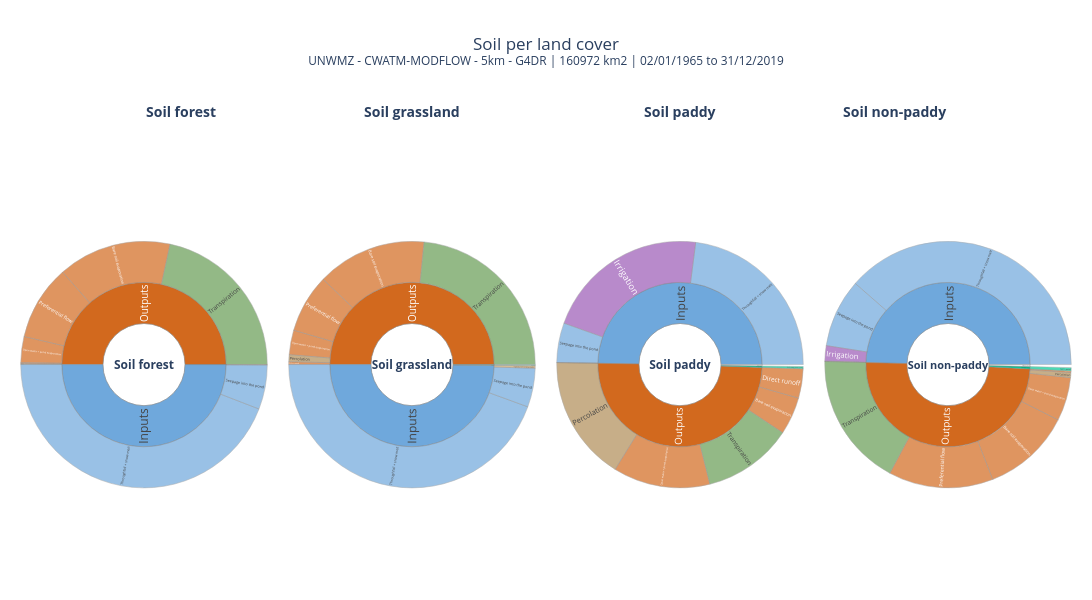

The code cell stored with this chart in its notebook:
### Code cell
# cell no 12: soil of each land cover next to each other (depths over the whole cell: weighted by the land cover fraction)
if SOILLC:
    side_by_side([sunburst(n, part_terms(parts[n]), store=False) for n in SOILLC], "Soil per land cover").show()
else:
    print("soil per land cover: not in this csv (WaterCycle csv: use WaterBalance)")

### Figure 1 — Plotly figure (JSON) as saved in the notebook; plotly's stock layout.template omitted (floating-point values rounded to 4 significant figures)
{"data": [{"branchvalues": "total", "customdata": ["inputs 41929.33 mm (762 mm/yr)<br>balance error +0.0336 mm", "41925.47 mm<br>762.3 mm/yr<br>99.99 % of inputs", "37010.282 mm<br>673.0 mm/yr<br>88.27 % of inputs", "35.358 mm<br>0.6 mm/yr<br>0.08 % of inputs", "4879.832 mm<br>88.7 mm/yr<br>11.64 % of inputs", "3.85 mm<br>0.1 mm/yr<br>0.01 % of inputs", "41929.29 mm<br>762.4 mm/yr<br>100.00 % of inputs", "18125.892 mm<br>329.6 mm/yr<br>43.23 % of inputs", "12469.951 mm<br>226.7 mm/yr<br>29.74 % of inputs", "2842.540 mm<br>51.7 mm/yr<br>6.78 % of inputs", "114.381 mm<br>2.1 mm/yr<br>0.27 % of inputs", "104.324 mm<br>1.9 mm/yr<br>0.25 % of inputs", "8272.204 mm<br>150.4 mm/yr<br>19.73 % of inputs", "+0.0336 mm (+8.0e-07 of inputs)"], "domain": {"x": [0.01, 0.24], "y": [0, 0.92]}, "hovertemplate": "<b>%{label}</b><br>%{customdata}<extra></extra>", "ids": ["<b>Soil forest</b>", "Soil forest/In", "Soil forest/In/Throughfall + snow melt", "Soil forest/In/Capillary rise from groundwater", "Soil forest/In/Seepage into the pond", "Soil forest/S-", "Soil forest/Out", "Soil forest/Out/Transpiration", "Soil forest/Out/Bare soil evaporation", "Soil forest/Out/Open water + pond evaporation", "Soil forest/Out/Direct runoff", "Soil forest/Out/Percolation", "Soil forest/Out/Preferential flow", "Soil forest/err"], "insidetextorientation": "radial", "labels": ["<b>Soil forest</b>", "Inputs", "Throughfall + snow melt", "Capillary rise from groundwater", "Seepage into the pond", "Storage (out)", "Outputs", "Transpiration", "Bare soil evaporation", "Open water + pond evaporation", "Direct runoff", "Percolation", "Preferential flow", "Balance error"], "marker": {"colors": ["#ffffff", "#6fa8dc", "#6fa8dc", "#c9a26b", "#6fa8dc", "#7fd8b5", "#d2691e", "#669C53", "#d2691e", "#d2691e", "#d2691e", "#b08d57", "#d2691e", "#ffffff"], "line": {"color": "#888", "width": 0.5}}, "parents": ["", "<b>Soil forest</b>", "Soil forest/In", "Soil forest/In", "Soil forest/In", "<b>Soil forest</b>", "<b>Soil forest</b>", "Soil forest/Out", "Soil forest/Out", "Soil forest/Out", "Soil forest/Out", "Soil forest/Out", "Soil forest/Out", "<b>Soil forest</b>"], "type": "sunburst", "values": [83860.0, 41930.0, 37010.0, 35.36, 4880.0, 3.854, 41930.0, 18130.0, 12470.0, 2843.0, 114.4, 104.3, 8272.0, 0.0336]}, {"branchvalues": "total", "customdata": ["inputs 19413.99 mm (353 mm/yr)<br>balance error +0.1396 mm", "19358.18 mm<br>352.0 mm/yr<br>99.71 % of inputs", "17252.851 mm<br>313.7 mm/yr<br>88.87 % of inputs", "128.490 mm<br>2.3 mm/yr<br>0.66 % of inputs", "1976.838 mm<br>35.9 mm/yr<br>10.18 % of inputs", "55.81 mm<br>1.0 mm/yr<br>0.29 % of inputs", "55.807 mm<br>1.0 mm/yr<br>0.29 % of inputs", "19413.85 mm<br>353.0 mm/yr<br>100.00 % of inputs", "9105.790 mm<br>165.6 mm/yr<br>46.90 % of inputs", "5582.663 mm<br>101.5 mm/yr<br>28.76 % of inputs", "1246.879 mm<br>22.7 mm/yr<br>6.42 % of inputs", "141.485 mm<br>2.6 mm/yr<br>0.73 % of inputs", "354.033 mm<br>6.4 mm/yr<br>1.82 % of inputs", "2982.998 mm<br>54.2 mm/yr<br>15.37 % of inputs", "+0.1396 mm (+7.2e-06 of inputs)"], "domain": {"x": [0.26, 0.49], "y": [0, 0.92]}, "hovertemplate": "<b>%{label}</b><br>%{customdata}<extra></extra>", "ids": ["<b>Soil grassland</b>", "Soil grassland/In", "Soil grassland/In/Throughfall + snow melt", "Soil grassland/In/Capillary rise from groundwater", "Soil grassland/In/Seepage into the pond", "Soil grassland/S-", "Soil grassland/S-/Soil + pond", "Soil grassland/Out", "Soil grassland/Out/Transpiration", "Soil grassland/Out/Bare soil evaporation", "Soil grassland/Out/Open water + pond evaporation", "Soil grassland/Out/Direct runoff", "Soil grassland/Out/Percolation", "Soil grassland/Out/Preferential flow", "Soil grassland/err"], "insidetextorientation": "radial", "labels": ["<b>Soil grassland</b>", "Inputs", "Throughfall + snow melt", "Capillary rise from groundwater", "Seepage into the pond", "Storage (out)", "Soil + pond", "Outputs", "Transpiration", "Bare soil evaporation", "Open water + pond evaporation", "Direct runoff", "Percolation", "Preferential flow", "Balance error"], "marker": {"colors": ["#ffffff", "#6fa8dc", "#6fa8dc", "#c9a26b", "#6fa8dc", "#7fd8b5", "#7fd8b5", "#d2691e", "#669C53", "#d2691e", "#d2691e", "#d2691e", "#b08d57", "#d2691e", "#ffffff"], "line": {"color": "#888", "width": 0.5}}, "parents": ["", "<b>Soil grassland</b>", "Soil grassland/In", "Soil grassland/In", "Soil grassland/In", "<b>Soil grassland</b>", "Soil grassland/S-", "<b>Soil grassland</b>", "Soil grassland/Out", "Soil grassland/Out", "Soil grassland/Out", "Soil grassland/Out", "Soil grassland/Out", "Soil grassland/Out", "<b>Soil grassland</b>"], "type": "sunburst", "values": [38830.0, 19360.0, 17250.0, 128.5, 1977.0, 55.81, 55.81, 19410.0, 9106.0, 5583.0, 1247.0, 141.5, 354.0, 2983.0, 0.1396]}, {"branchvalues": "total", "customdata": ["inputs 37.28 mm (1 mm/yr)<br>balance error -0.1889 mm", "37.28 mm<br>0.7 mm/yr<br>100.00 % of inputs", "17.208 mm<br>0.3 mm/yr<br>46.16 % of inputs", "16.177 mm<br>0.3 mm/yr<br>43.39 % of inputs", "3.882 mm<br>0.1 mm/yr<br>10.41 % of inputs", "0.013 mm<br>0.0 mm/yr<br>0.03 % of inputs", "37.25 mm<br>0.7 mm/yr<br>99.92 % of inputs", "8.833 mm<br>0.2 mm/yr<br>23.69 % of inputs", "3.693 mm<br>0.1 mm/yr<br>9.91 % of inputs", "9.533 mm<br>0.2 mm/yr<br>25.57 % of inputs", "2.877 mm<br>0.1 mm/yr<br>7.72 % of inputs", "12.316 mm<br>0.2 mm/yr<br>33.04 % of inputs", "0.22 mm<br>0.0 mm/yr<br>0.58 % of inputs", "0.218 mm<br>0.0 mm/yr<br>0.58 % of inputs", "-0.1889 mm (-5.1e-03 of inputs)"], "domain": {"x": [0.51, 0.74], "y": [0, 0.92]}, "hovertemplate": "<b>%{label}</b><br>%{customdata}<extra></extra>", "ids": ["<b>Soil paddy</b>", "Soil paddy/In", "Soil paddy/In/Throughfall + snow melt", "Soil paddy/In/Irrigation", "Soil paddy/In/Seepage into the pond", "Soil paddy/In/other (small)", "Soil paddy/Out", "Soil paddy/Out/Transpiration", "Soil paddy/Out/Bare soil evaporation", "Soil paddy/Out/Open water + pond evaporation", "Soil paddy/Out/Direct runoff", "Soil paddy/Out/Percolation", "Soil paddy/S+", "Soil paddy/S+/Soil + paddy water + pond", "Soil paddy/err"], "insidetextorientation": "radial", "labels": ["<b>Soil paddy</b>", "Inputs", "Throughfall + snow melt", "Irrigation", "Seepage into the pond", "other (small)", "Outputs", "Transpiration", "Bare soil evaporation", "Open water + pond evaporation", "Direct runoff", "Percolation", "Storage (into)", "Soil + paddy water + pond", "Balance error"], "marker": {"colors": ["#ffffff", "#6fa8dc", "#6fa8dc", "#9b59b6", "#6fa8dc", "#6fa8dc", "#d2691e", "#669C53", "#d2691e", "#d2691e", "#d2691e", "#b08d57", "#00CC96", "#00CC96", "#ffffff"], "line": {"color": "#888", "width": 0.5}}, "parents": ["", "<b>Soil paddy</b>", "Soil paddy/In", "Soil paddy/In", "Soil paddy/In", "Soil paddy/In", "<b>Soil paddy</b>", "Soil paddy/Out", "Soil paddy/Out", "Soil paddy/Out", "Soil paddy/Out", "Soil paddy/Out", "<b>Soil paddy</b>", "Soil paddy/S+", "<b>Soil paddy</b>"], "type": "sunburst", "values": [74.94, 37.28, 17.21, 16.18, 3.882, 0.01252, 37.25, 8.833, 3.693, 9.533, 2.877, 12.32, 0.2175, 0.2175, 0.1889]}, {"branchvalues": "total", "customdata": ["inputs 7.49 mm (0 mm/yr)<br>balance error -0.0592 mm", "7.49 mm<br>0.1 mm/yr<br>100.00 % of inputs", "5.826 mm<br>0.1 mm/yr<br>77.73 % of inputs", "0.305 mm<br>0.0 mm/yr<br>4.07 % of inputs", "0.008 mm<br>0.0 mm/yr<br>0.11 % of inputs", "1.356 mm<br>0.0 mm/yr<br>18.09 % of inputs", "7.49 mm<br>0.1 mm/yr<br>99.91 % of inputs", "2.656 mm<br>0.0 mm/yr<br>35.44 % of inputs", "1.765 mm<br>0.0 mm/yr<br>23.56 % of inputs", "0.863 mm<br>0.0 mm/yr<br>11.51 % of inputs", "0.032 mm<br>0.0 mm/yr<br>0.42 % of inputs", "0.098 mm<br>0.0 mm/yr<br>1.31 % of inputs", "2.074 mm<br>0.0 mm/yr<br>27.67 % of inputs", "0.07 mm<br>0.0 mm/yr<br>0.88 % of inputs", "0.066 mm<br>0.0 mm/yr<br>0.88 % of inputs", "-0.0592 mm (-7.9e-03 of inputs)"], "domain": {"x": [0.76, 0.99], "y": [0, 0.92]}, "hovertemplate": "<b>%{label}</b><br>%{customdata}<extra></extra>", "ids": ["<b>Soil non-paddy</b>", "Soil non-paddy/In", "Soil non-paddy/In/Throughfall + snow melt", "Soil non-paddy/In/Irrigation", "Soil non-paddy/In/Capillary rise from groundwater", "Soil non-paddy/In/Seepage into the pond", "Soil non-paddy/Out", "Soil non-paddy/Out/Transpiration", "Soil non-paddy/Out/Bare soil evaporation", "Soil non-paddy/Out/Open water + pond evaporation", "Soil non-paddy/Out/Direct runoff", "Soil non-paddy/Out/Percolation", "Soil non-paddy/Out/Preferential flow", "Soil non-paddy/S+", "Soil non-paddy/S+/Soil + pond", "Soil non-paddy/err"], "insidetextorientation": "radial", "labels": ["<b>Soil non-paddy</b>", "Inputs", "Throughfall + snow melt", "Irrigation", "Capillary rise from groundwater", "Seepage into the pond", "Outputs", "Transpiration", "Bare soil evaporation", "Open water + pond evaporation", "Direct runoff", "Percolation", "Preferential flow", "Storage (into)", "Soil + pond", "Balance error"], "marker": {"colors": ["#ffffff", "#6fa8dc", "#6fa8dc", "#9b59b6", "#c9a26b", "#6fa8dc", "#d2691e", "#669C53", "#d2691e", "#d2691e", "#d2691e", "#b08d57", "#d2691e", "#00CC96", "#00CC96", "#ffffff"], "line": {"color": "#888", "width": 0.5}}, "parents": ["", "<b>Soil non-paddy</b>", "Soil non-paddy/In", "Soil non-paddy/In", "Soil non-paddy/In", "Soil non-paddy/In", "<b>Soil non-paddy</b>", "Soil non-paddy/Out", "Soil non-paddy/Out", "Soil non-paddy/Out", "Soil non-paddy/Out", "Soil non-paddy/Out", "Soil non-paddy/Out", "<b>Soil non-paddy</b>", "Soil non-paddy/S+", "<b>Soil non-paddy</b>"], "type": "sunburst", "values": [15.11, 7.495, 5.826, 0.3048, 0.008253, 1.356, 7.488, 2.656, 1.765, 0.8627, 0.03166, 0.09829, 2.074, 0.06603, 0.06603, 0.05916]}], "layout": {"annotations": [{"font": {"size": 14}, "showarrow": false, "text": "<b>Soil forest</b>", "x": 0.125, "xref": "paper", "y": 1, "yref": "paper"}, {"font": {"size": 14}, "showarrow": false, "text": "<b>Soil grassland</b>", "x": 0.375, "xref": "paper", "y": 1, "yref": "paper"}, {"font": {"size": 14}, "showarrow": false, "text": "<b>Soil paddy</b>", "x": 0.625, "xref": "paper", "y": 1, "yref": "paper"}, {"font": {"size": 14}, "showarrow": false, "text": "<b>Soil non-paddy</b>", "x": 0.875, "xref": "paper", "y": 1, "yref": "paper"}], "height": 600, "margin": {"b": 10, "l": 10, "r": 10, "t": 100}, "title": {"text": "Soil per land cover<br><sup>UNWMZ - CWATM-MODFLOW - 5km - G4DR | 160972 km2 | 02/01/1965 to 31/12/2019</sup>", "x": 0.5}, "width": 2080}}
